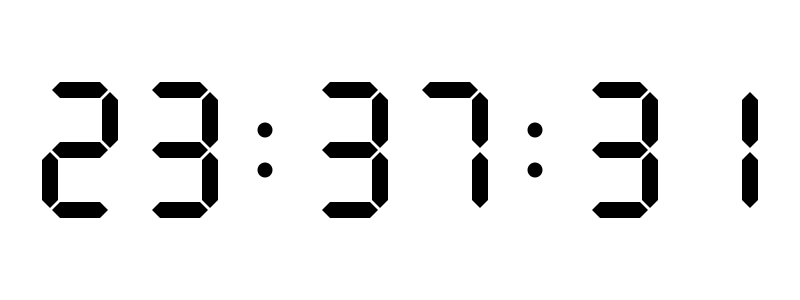
Frame 1 (no input)
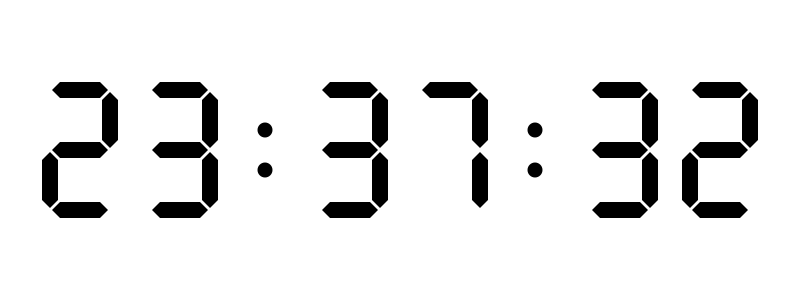
Frame 60 (the mouse pressed at the canvas centre just before this capture)
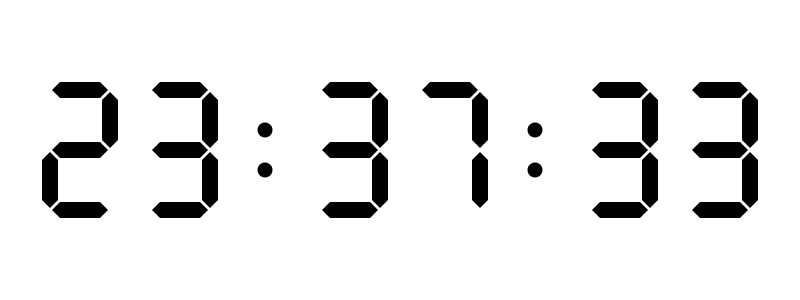
Frame 120 (the mouse held since frame 60 and released just before this capture)

The Processing sketch that drew these frames (run headless with seeded random() and noise(); from frame 60 on, the mouse is pressed at the canvas centre):

// Processing sketch: prog89
// ── prog89.pde
void setup(){
  size(800,300);
  noStroke();
}

void draw(){
  background(255);
  fill(0);
  int h = hour();
  int m = minute();
  int s = second();

  sevenSegment (80 , height /2 , h /10);
  sevenSegment (180 , height /2 , h %10);
  ellipse (265 , height /2+20 , 15 , 15);
  ellipse (265 , height /2 -20 , 15 , 15);
  sevenSegment (350 , height /2 , m /10);
  sevenSegment (450 , height /2 , m %10);
  ellipse (535 , height /2+20 , 15 , 15);
  ellipse (535 , height /2 -20 , 15 , 15);
  sevenSegment (620 , height /2 , s /10);
  sevenSegment (720 , height /2 , s %10);
}
void sevenSegment(int x, int y, int n){
  if(n == 0){
    hex(x,y-60, 0); //A
    hex(x+30,y-30, 1); //B
    hex(x+30,y+30, 1); //C
    hex(x,y+60, 0); //D
    hex(x-30,y+30, 1); //E
    hex(x-30,y-30, 1); //F
  }
  if(n == 1){
    hex(x+30,y-30, 1); //B
    hex(x+30,y+30, 1); //C
  }
  if(n == 2){
    hex(x,y-60, 0); //A
    hex(x+30,y-30, 1); //B
    hex(x,y+60, 0); //D
    hex(x-30,y+30, 1); //E
    hex(x,y, 0); //G
  }
  if(n == 3){
    hex(x,y-60, 0); //A
    hex(x+30,y-30, 1); //B
    hex(x+30,y+30, 1); //C
    hex(x,y+60, 0); //D
    hex(x,y, 0); //G
  }
  if(n == 4){
    hex(x+30,y-30, 1); //B
    hex(x+30,y+30, 1); //C
    hex(x-30,y-30, 1); //F
    hex(x,y, 0); //G
  }
  if(n == 5){
    hex(x,y-60, 0); //A
    hex(x+30,y+30, 1); //C
    hex(x,y+60, 0); //D
    hex(x-30,y-30, 1); //F
    hex(x,y, 0); //G
  }
  if(n == 6){
    hex(x,y-60, 0); //A
    hex(x+30,y+30, 1); //C
    hex(x,y+60, 0); //D
    hex(x-30,y+30, 1); //E
    hex(x-30,y-30, 1); //F
    hex(x,y, 0); //G
  }
  if(n == 7){
    hex(x,y-60, 0); //A
    hex(x+30,y-30, 1); //B
    hex(x+30,y+30, 1); //C
  }
  if(n == 8){
    hex(x,y-60, 0); //A
    hex(x+30,y-30, 1); //B
    hex(x+30,y+30, 1); //C
    hex(x,y+60, 0); //D
    hex(x-30,y+30, 1); //E
    hex(x-30,y-30, 1); //F
    hex(x,y, 0); //G
  }
  if(n == 9){
    hex(x,y-60, 0); //A
    hex(x+30,y-30, 1); //B
    hex(x+30,y+30, 1); //C
    hex(x,y+60, 0); //D
    hex(x-30,y-30, 1); //F
    hex(x,y, 0); //G
  }
}


void hex(int x, int y, int d){
  if(d==0){
    beginShape();
      vertex(x-28,y);
      vertex(x-20,y-8);
      vertex(x+20,y-8);
      vertex(x+28,y);
      vertex(x+20,y+8);
      vertex(x-20,y+8);
    endShape();
  } else if(d==1){
    beginShape();
      vertex(x,y-28);
      vertex(x+8,y-20);
      vertex(x+8,y+20);
      vertex(x,y+28);
      vertex(x-8,y+20);
      vertex(x-8,y-20);
    endShape();
  }
}
